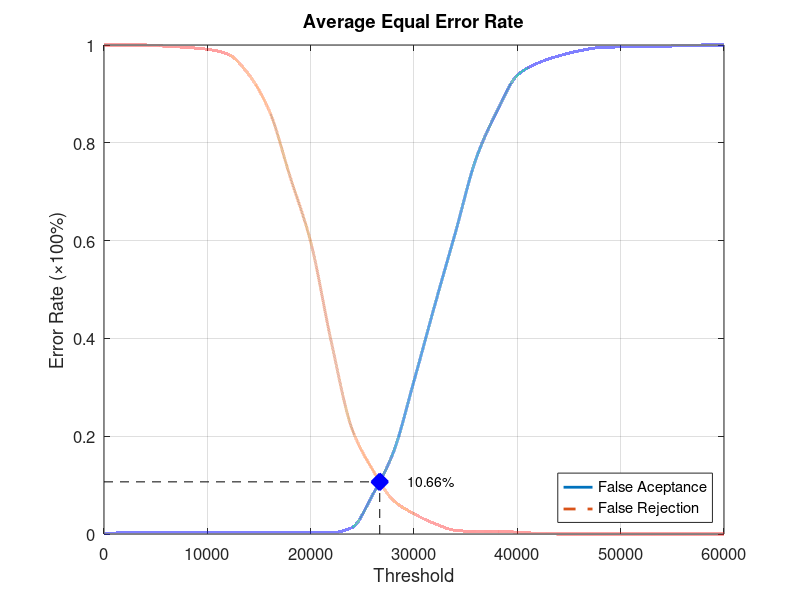
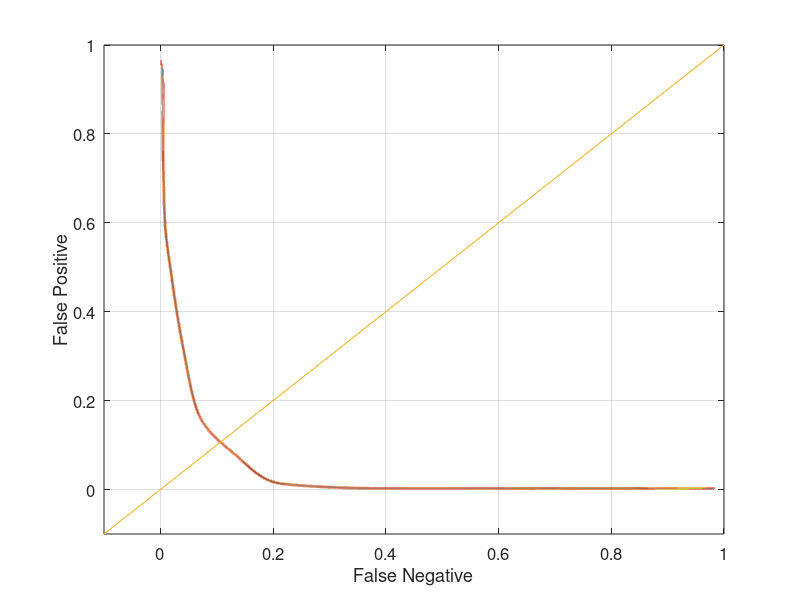

MATLAB code to generate these figures, in order:
function yEER = Experiment1Average
close all;
clear;
clc;
x = 0:2000:60000;
xq = 0:0.5:60000;

y0 = [0 0.00263158 0.00263158 0.00263158 0.00263158 0.00263158 0.00263158 0.00263158 0.00263158 0.00263158 0.00263158 0.00263158 0.0131579 0.0802632 0.167105 0.313158 0.467105 0.615789 0.767105 0.863158 0.938158 0.963158 0.977632 0.988158 0.994737 0.996053 0.996053 0.997368 0.998684 1 1];
yy0 = interp1(x, y0, xq, 'pchip');
y1 = [1 1 1 0.9975 0.995 0.99125 0.98125 0.94 0.865 0.73125 0.5975 0.3925 0.215 0.13125 0.06875 0.04125 0.02125 0.0075 0.005 0.005 0.00375 0.00125 0 0 0 0 0 0 0 0 0];
yy1 = interp1(x, y1, xq, 'pchip');

% Calculating EER: 
y2 = abs(y0 - y1);
find(y2 == min(y2))
yy2 = abs(yy0 - yy1);
xEER = find(yy2 == min(yy2));
xEERIndex = xq(xEER) % X-axis EER
yEER = yy0(xEER) % Y-axis EER

main = figure
plot(xq, yy0,'-','LineWidth', 2);	hold on
plot(xq, yy1,'--','LineWidth', 2);	hold on
plot([xEERIndex xEERIndex], [0 yEER], 'k--');	hold on
plot([0 xEERIndex], [yEER yEER], 'k--');	hold on
plot(xEERIndex, yEER, 'bx', 'LineWidth', 10);	hold on
text(xEERIndex + 10 * xEERIndex / 100, yEER, [num2str(round((10000 * yEER)) / 100) '%'])
legend('False Aceptance', 'False Rejection', 'Location', 'SouthEast')
xlabel('Threshold')
ylabel('Error Rate (\times100%)')
title('Average Equal Error Rate')
set(gca, 'FontSize', 12)
axis([0 60000 0 1])
grid on

print(main, 'Experiment1AverageMain', '-dpng');
FNRxFPR = figure('Color', [1 1 1]);
plot(yy1, yy0, '-', yy1, yy0, 'LineWidth', 2);
hold on
y = -0.1:0.1:1
plot(y, y); 
set(gca, 'FontSize', 12)
xlabel('False Negative')
ylabel('False Positive')
axis([-0.1 1 -0.1 1])
set(gca, 'FontSize', 12)
grid on

print(FNRxFPR, 'Experiment1AverageFNRxFPR','-dpng');
end
